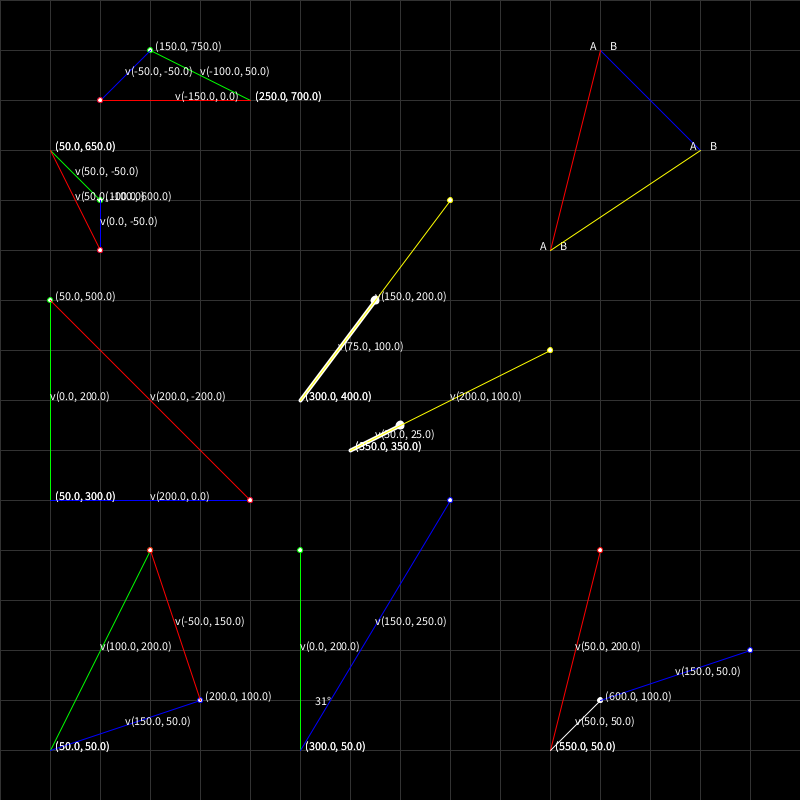
Frame 1 (no input)
Frame 60 (the mouse pressed at the canvas centre just before this capture): identical to frame 1, image omitted
Frame 120 (the mouse held since frame 60 and released just before this capture): identical to frame 1, image omitted

The Processing sketch that drew this single still picture (run headless with seeded random() and noise(); from frame 60 on, the mouse is pressed at the canvas centre):

// Processing sketch: vector_sandbox
// ── vector_sandbox.pde

color red = color(255, 0, 0);
color green = color(0, 255, 0);
color blue = color(0, 0, 255);
color white = color(255, 255, 255);
color yellow = color(255, 255, 0);
color magenta = color(#E859DA);
color purple = color(#8528EA);
color orange = color(#FA962B);

void drawGrid() {
  stroke(50);
  background(0);
  for (int i = 0; i < height; i += 50) {
    line(0, i, width, i);
    line(i, 0, i, height);
  }
}

void drawSegment (float aX, float aY, float bX, float bY, color clr) {
  stroke(clr);
  line(aX, height - aY, bX, height - bY);
  text("A", aX - 10, height - aY);
  text("B", bX + 10, height - bY);
}

void drawVector(float oriX, float oriY, float x1, float y1, color clr) {
  stroke(clr);
  line(oriX, height - oriY, oriX + x1, height - (oriY + y1));
  ellipse(oriX + x1, height - (oriY + y1), 5, 5);
  text("v(" + x1 + ", " + y1 + ")", (2*oriX + x1)/2, height - (2*oriY + y1)/2);
  text("(" + oriX + ", " + oriY + ")", oriX +5, height - oriY);
}

void addVectors(float oriX, float oriY, float x1, float y1, float x2, float y2) {
  drawVector(oriX, oriY, x1, y1, green);
  drawVector(oriX + x1, oriY + y1, x2, y2, blue);
  float x3 = x1 + x2;
  float y3 = y1 + y2;
  drawVector(oriX, oriY, x3, y3, red);
}

void subtractVectorsAB(float oriX, float oriY, float x1, float y1, float x2, float y2) {
  drawVector(oriX, oriY, x1, y1, green);
  drawVector(oriX, oriY, x2, y2, blue);
  float x3 = x2 - x1; // blue - green vectors
  float y3 = y2 - y1; // blue - green vectors
  drawVector(oriX + x1, oriY + y1, x3, y3, red); // AB
}

void subtractVectorsBA(float oriX, float oriY, float x1, float y1, float x2, float y2) {
  drawVector(oriX, oriY, x1, y1, green);
  drawVector(oriX, oriY, x2, y2, blue);
  float x3 = x1 - x2; // green - blue vectors
  float y3 = y1 - y2; // green - blue vectors
  drawVector(oriX + x2, oriY + y2, x3, y3, red); // BA
}

void multVecScl(float oriX, float oriY, float x1, float y1, float scalar) {
  float x2, y2;
  strokeWeight(4);
  drawVector(oriX, oriY, x1, y1, white);
  x2 = scalar * x1;
  y2 = scalar * y1;
  strokeWeight(1);
  drawVector(oriX, oriY, x2, y2, yellow);
}

void angleDotProduct(float oriX, float oriY, float x1, float y1, float x2, float y2) {
  float dotProduct = x1*x2 + y1*y2;
  float absVector1 = sqrt(pow(x1, 2) + pow(y1, 2));
  float absVector2 = sqrt(pow(x2, 2) + pow(y2, 2));
  float angle = degrees(acos(dotProduct/(absVector1*absVector2)));
  text(round(angle) + "°", 1.05*oriX, height - 1.9*oriY);
  drawVector(oriX, oriY, x1, y1, green);
  drawVector(oriX, oriY, x2, y2, blue);
}

void setup() {
  size(800, 800);
  background(0);
}

void draw() {
  drawGrid();
  drawSegment(700, 650, 600, 750, blue);
  drawSegment(600, 750, 550, 550, red);
  drawSegment(550, 550, 700, 650, yellow);

  drawVector(550, 50, 50, 200, red);
  drawVector(550, 50, 50, 50, white);
  drawVector(600, 100, 150, 50, blue);

  addVectors(250, 700, -100, 50, -50, -50);
  addVectors(50, 650, 50, -50, 0, -50);

  subtractVectorsBA(50, 50, 100, 200, 150, 50);
  subtractVectorsAB(50, 300, 0, 200, 200, 0);

  multVecScl(300, 400, 75, 100, 2);
  multVecScl(350, 350, 50, 25, 4);
  
  angleDotProduct(300, 50, 0, 200, 150, 250);
}
